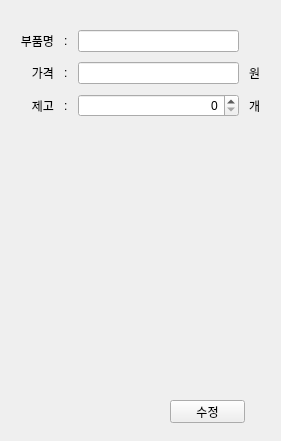
<?xml version="1.0" encoding="UTF-8"?>
<ui version="4.0">
 <class>PartsSide</class>
 <widget class="QFrame" name="PartsSide">
  <property name="geometry">
   <rect>
    <x>0</x>
    <y>0</y>
    <width>281</width>
    <height>441</height>
   </rect>
  </property>
  <property name="windowTitle">
   <string>Frame</string>
  </property>
  <widget class="QPushButton" name="button_edit">
   <property name="geometry">
    <rect>
     <x>170</x>
     <y>400</y>
     <width>75</width>
     <height>23</height>
    </rect>
   </property>
   <property name="text">
    <string>수정</string>
   </property>
  </widget>
  <widget class="QWidget" name="gridLayoutWidget">
   <property name="geometry">
    <rect>
     <x>10</x>
     <y>20</y>
     <width>261</width>
     <height>311</height>
    </rect>
   </property>
   <layout class="QGridLayout" name="gridLayout" rowstretch="0,0,0,0" columnstretch="0,0,0,0">
    <property name="leftMargin">
     <number>10</number>
    </property>
    <property name="topMargin">
     <number>10</number>
    </property>
    <property name="rightMargin">
     <number>10</number>
    </property>
    <property name="bottomMargin">
     <number>10</number>
    </property>
    <property name="spacing">
     <number>10</number>
    </property>
    <item row="1" column="1">
     <widget class="QLabel" name="label_9">
      <property name="text">
       <string>:</string>
      </property>
     </widget>
    </item>
    <item row="0" column="0">
     <widget class="QLabel" name="label_2">
      <property name="text">
       <string>부품명</string>
      </property>
      <property name="alignment">
       <set>Qt::AlignRight|Qt::AlignTrailing|Qt::AlignVCenter</set>
      </property>
     </widget>
    </item>
    <item row="2" column="1">
     <widget class="QLabel" name="label_11">
      <property name="text">
       <string>:</string>
      </property>
     </widget>
    </item>
    <item row="1" column="3">
     <widget class="QLabel" name="label_6">
      <property name="text">
       <string>원</string>
      </property>
     </widget>
    </item>
    <item row="2" column="3">
     <widget class="QLabel" name="label_12">
      <property name="text">
       <string>개</string>
      </property>
     </widget>
    </item>
    <item row="0" column="1">
     <widget class="QLabel" name="label_8">
      <property name="text">
       <string>:</string>
      </property>
     </widget>
    </item>
    <item row="0" column="2">
     <widget class="QLineEdit" name="part_name"/>
    </item>
    <item row="0" column="3">
     <widget class="QLabel" name="label_7">
      <property name="text">
       <string/>
      </property>
     </widget>
    </item>
    <item row="1" column="2">
     <widget class="QLineEdit" name="part_price"/>
    </item>
    <item row="2" column="2">
     <widget class="QSpinBox" name="part_inventory_count">
      <property name="alignment">
       <set>Qt::AlignRight|Qt::AlignTrailing|Qt::AlignVCenter</set>
      </property>
      <property name="maximum">
       <number>999999999</number>
      </property>
     </widget>
    </item>
    <item row="2" column="0">
     <widget class="QLabel" name="label_10">
      <property name="text">
       <string>제고</string>
      </property>
      <property name="alignment">
       <set>Qt::AlignRight|Qt::AlignTrailing|Qt::AlignVCenter</set>
      </property>
     </widget>
    </item>
    <item row="3" column="0">
     <spacer name="verticalSpacer">
      <property name="orientation">
       <enum>Qt::Vertical</enum>
      </property>
      <property name="sizeHint" stdset="0">
       <size>
        <width>20</width>
        <height>40</height>
       </size>
      </property>
     </spacer>
    </item>
    <item row="1" column="0">
     <widget class="QLabel" name="label_4">
      <property name="text">
       <string>가격</string>
      </property>
      <property name="alignment">
       <set>Qt::AlignRight|Qt::AlignTrailing|Qt::AlignVCenter</set>
      </property>
     </widget>
    </item>
   </layout>
  </widget>
 </widget>
 <resources/>
 <connections/>
</ui>
